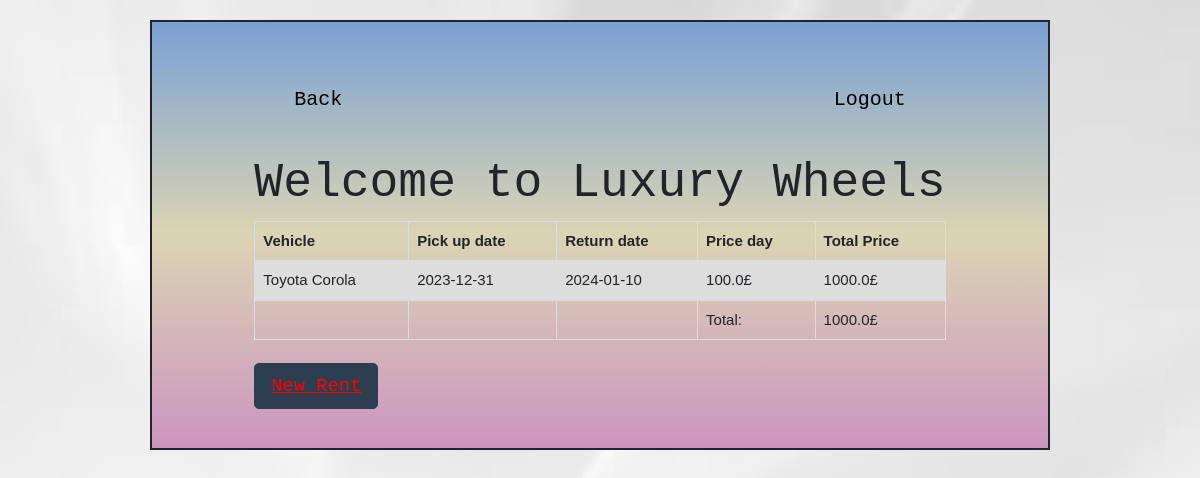
/my_rentals/ (signed in), run on the app's committed database.
### models.py (models this page shows, shortened)
class Rent(db.Model):
    __tablename__ = "rents"
    id = db.Column(db.Integer,primary_key=True,nullable=False)
    client_id = db.Column(db.Integer,db.ForeignKey("clients.id"), nullable=False)
    vehicle_id = db.Column(db.Integer,db.ForeignKey("vehicles.id"), nullable=False)
    pick_up_date = db.Column(db.Date, nullable=False)
    return_date = db.Column(db.Date, nullable=False)
    price_day = db.Column(db.Float,nullable=False)
    status_rent = db.Column(db.Boolean,nullable=False)
    total_price = db.Column(db.Float,nullable=False)

class Vehicle(db.Model):
    __tablename__ = "vehicles"
    id = db.Column(db.Integer, primary_key=True,nullable=False)
    type_id = db.Column(db.Integer,db.ForeignKey("vehicle_types.id"),nullable=False)
    name = db.Column(db.String(100),nullable=False)
    status = db.Column(db.Boolean,nullable=False)
    service = db.Column(db.Integer, nullable=False)
    date_service = db.Column(db.Date)
    iva = db.Column(db.Date, nullable=False)
    next_iva = db.Column(db.Date, nullable=False)
    price_day = db.Column(db.Integer,nullable=False)
    category_id = db.Column(db.Integer,db.ForeignKey("categories.id"), nullable=False)
    image_car = db.Column(db.String(100), nullable=False)

### app.py (the view)
@app.route('/my_rentals/')
def my_rentals():
    clients_login = session.get('clients_id')
    rents = db.session.query(Rent, Vehicle).join(Rent).filter(Rent.client_id == clients_login).all()
    total = 0
    total_list = list()
    for sum in rents:
        total += sum[0].total_price
    total_list.append(total)
    return render_template("my_rentals.html",rents=rents,total=total,total_list=total_list)

### templates/my_rentals.html (shortened to what this page needs)
{% extends 'base.html' %}
{% block info %}
        <div id="header">
            <div id="home">
                <a  href="{{url_for('rent_car')}}" style="color:black"> Back</a>
            </div>
            <div id="admin">
                <a  href="{{url_for('page_index')}}" style="color:black"> Logout</a>
            </div>
        </div>
        <div class="form-group">
            <h1 style="text-align: center">Welcome to Luxury Wheels</h1>
            <table>
                <tr>
                <th>Vehicle</th>
                <th>Pick up date</th>
                <th>Return date</th>
                <th>Price day</th>
                <th>Total Price</th>
                </tr>
                {% for rent,vehicle in rents %}
                <tr>
                <td>{{vehicle.name}}</td>
                <td>{{rent.pick_up_date}}</td>
                <td>{{rent.return_date}}</td>
                <td>{{rent.price_day}}£</td>
                <td>{{rent.total_price}}£</td>
                </tr>
                    {% endfor %}
                {% for value in total_list %}
                <tr>
                <td></td>
                <td></td>
                <td></td>
                <td>Total:</td>
                <td>{{value}}£</td>
                </tr>
                    {% endfor %}
            </table>
                <br>
                <a  href="{{url_for('rent_car')}}" style="color:red"class="btn btn-primary btn-lg"><u>New Rent</u></a>
            </div>
        </div>
{% endblock %}

### static/main.css (style rules this page uses)
body { background: #ECE9E6; background: -webkit-linear-gradient(to right, #FFFFFF, #ECE9E6); background: linear-gradient(to right, #FFFFFF, #ECE9E6); padding:20px; display: flex; justify-content: center; background-image : url("../static/img/abstract-white-background.png" ); background-size: cover; }
#header { padding: 40px; }
#home { font-size: 20px; float:left; font-family: 'Bungee Spice', sans-serif; font-family: 'Roboto Mono', monospace; }
#admin { float: right; font-family: 'Bungee Spice', sans-serif; font-family: 'Roboto Mono', monospace; font-size: 20px; }
table { font-family: arial, sans-serif; border-collapse: collapse; width: 100%; }
td, th { border: 1px solid #dddddd; text-align: left; padding: 8px; }
tr:nth-child(even) { background-color: #dddddd; }

### data on the page
Rent: name "Toyota Corola", pick_up_date "2023-12-31", return_date "2024-01-10", price_day "100.0", total_price "1000.0"

### other printed values
{{ value }} "1000.0"
